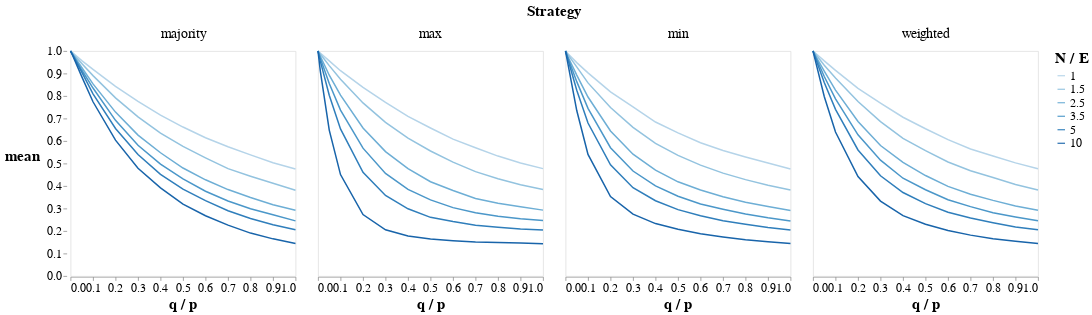

This figure's notebook cell:
### Code cell
alt.Chart(df_fraction2_var).mark_line().encode(
    x="q / p",
    y=alt.Y(
        "mean",
        # "std",
        title="mean"
    ),
    color=alt.Color("N / E:O", scale=alt.Scale(scheme="blues")),
    # strokeDash=alt.StrokeDash("N / E:O", legend=alt.Legend(symbolSize=750))
).facet(
    facet=alt.Facet("strat", header=alt.Header(title="Strategy", labelFontSize=18, titleFontSize=20))
       ).configure_axisY(
    titleAngle=0,
    titleX=-60,
)

### Figure 1 — Vega specification as saved in the notebook (floating-point values rounded to 4 significant figures; data arrays with more than 128 entries replaced by an {"elided": "..."} marker saying what was removed)
{"$schema": "https://vega.github.io/schema/vega/v5.json", "data": [{"name": "source_0", "values": {"elided": "312 records"}}, {"name": "facet_domain"}, {"name": "facet_domain_row", "values": [{"data": 0.0}]}, {"name": "facet_domain_column", "values": [{"data": 0.0}, {"data": 1.0}, {"data": 2.0}, {"data": 3.0}]}, {"name": "source_0_x_domain_q / p", "values": [{"min": 0.0, "max": 1.0}]}, {"name": "source_0_y_domain_mean", "values": [{"min": 0.1437, "max": 1.0}]}, {"name": "source_0_color_domain_N / E", "values": [{"N / E": 1.0}, {"N / E": 1.5}, {"N / E": 2.5}, {"N / E": 3.5}, {"N / E": 5.0}, {"N / E": 10.0}]}], "signals": [{"name": "child_width", "value": 300}, {"name": "child_height", "value": 300}], "marks": [{"type": "group", "name": "facet-title", "title": {"text": "Strategy", "offset": 10, "fontSize": 20, "style": "guide-title"}, "role": "column-title"}, {"type": "group", "name": "row_header", "from": {"data": "facet_domain_row"}, "encode": {"update": {"height": {"signal": "child_height"}}}, "axes": [{"scale": "y", "tickCount": {"signal": "ceil(child_height/40)"}, "title": "mean", "zindex": 0, "orient": "left", "grid": false, "labelOverlap": true}], "role": "row-header"}, {"type": "group", "name": "column_footer", "from": {"data": "facet_domain_column"}, "encode": {"update": {"width": {"signal": "child_width"}}}, "axes": [{"scale": "x", "tickCount": {"signal": "ceil(child_width/40)"}, "zindex": 0, "title": "q / p", "orient": "bottom", "labelFlush": true, "grid": false, "labelOverlap": true}], "role": "column-footer"}, {"type": "group", "name": "cell", "from": {"facet": {"data": "source_0", "name": "facet", "groupby": ["strat"]}}, "sort": {"field": ["datum[\"strat\"]"], "order": ["ascending"]}, "encode": {"update": {"height": {"signal": "child_height"}, "width": {"signal": "child_width"}}}, "marks": [{"type": "group", "name": "child_pathgroup", "from": {"facet": {"data": "facet", "name": "faceted_path_child_main", "groupby": ["N / E"]}}, "encode": {"update": {"width": {"field": {"signal": null, "datum": null, "group": "width", "parent": null}}, "height": {"field": {"signal": null, "datum": null, "group": "height", "parent": null}}}}, "marks": [{"type": "line", "name": "child_marks", "from": {"data": "faceted_path_child_main"}, "sort": {"field": "datum[\"q / p\"]"}, "encode": {"update": {"y": {"field": "mean", "scale": "y"}, "defined": {"signal": "isValid(datum[\"q / p\"]) && isFinite(+datum[\"q / p\"]) && isValid(datum[\"mean\"]) && isFinite(+datum[\"mean\"])"}, "x": {"field": "q / p", "scale": "x"}, "stroke": {"field": "N / E", "scale": "color"}, "description": {"signal": "\"q / p: \" + (format(datum[\"q / p\"], \"\")) + \"; mean: \" + (format(datum[\"mean\"], \"\")) + \"; N / E: \" + (isValid(datum[\"N / E\"]) ? datum[\"N / E\"] : \"\"+datum[\"N / E\"])"}}}, "style": ["line"]}]}], "title": {"text": {"signal": "isValid(parent[\"strat\"]) ? parent[\"strat\"] : \"\"+parent[\"strat\"]"}, "style": "guide-label", "fontSize": 18, "offset": 10, "frame": "group"}, "style": "cell"}], "scales": [{"name": "x", "type": "linear", "domain": [{"signal": "(data(\"source_0_x_domain_q / p\")[0] || {}).min"}, {"signal": "(data(\"source_0_x_domain_q / p\")[0] || {}).max"}], "range": [0, {"signal": "child_width"}], "zero": false, "nice": true}, {"name": "y", "type": "linear", "domain": [{"signal": "(data(\"source_0_y_domain_mean\")[0] || {}).min"}, {"signal": "(data(\"source_0_y_domain_mean\")[0] || {}).max"}], "range": [{"signal": "child_height"}, 0], "nice": true, "zero": true}, {"name": "color", "type": "ordinal", "domain": {"data": "source_0_color_domain_N / E", "field": "N / E", "sort": true}, "range": {"scheme": "blues"}, "interpolate": "hcl"}], "layout": {"padding": 20, "bounds": "full", "align": "all"}, "config": {"mark": {"fill": "#9ebcda"}, "axisX": {"labelFont": "monospace", "labelFontSize": 16, "titleFontSize": 20, "grid": false}, "axisY": {"domain": false, "grid": false, "labelFont": "monospace", "labelFontSize": 16, "titleFontSize": 20, "titleAngle": 0, "titleX": -60}, "legend": {"titleFontSize": 20, "labelFontSize": 16}, "style": {"cell": {"height": 300, "width": 300}, "line": {"fill": null, "stroke": "black"}, "group-title": {"fontSize": 18, "font": "monospace", "fontColor": "#000000"}}}, "legends": [{"stroke": "color", "symbolType": "stroke", "title": "N / E", "encode": {"symbols": {"update": {"fill": {"value": null}}}}}], "padding": 5, "background": "white"}
